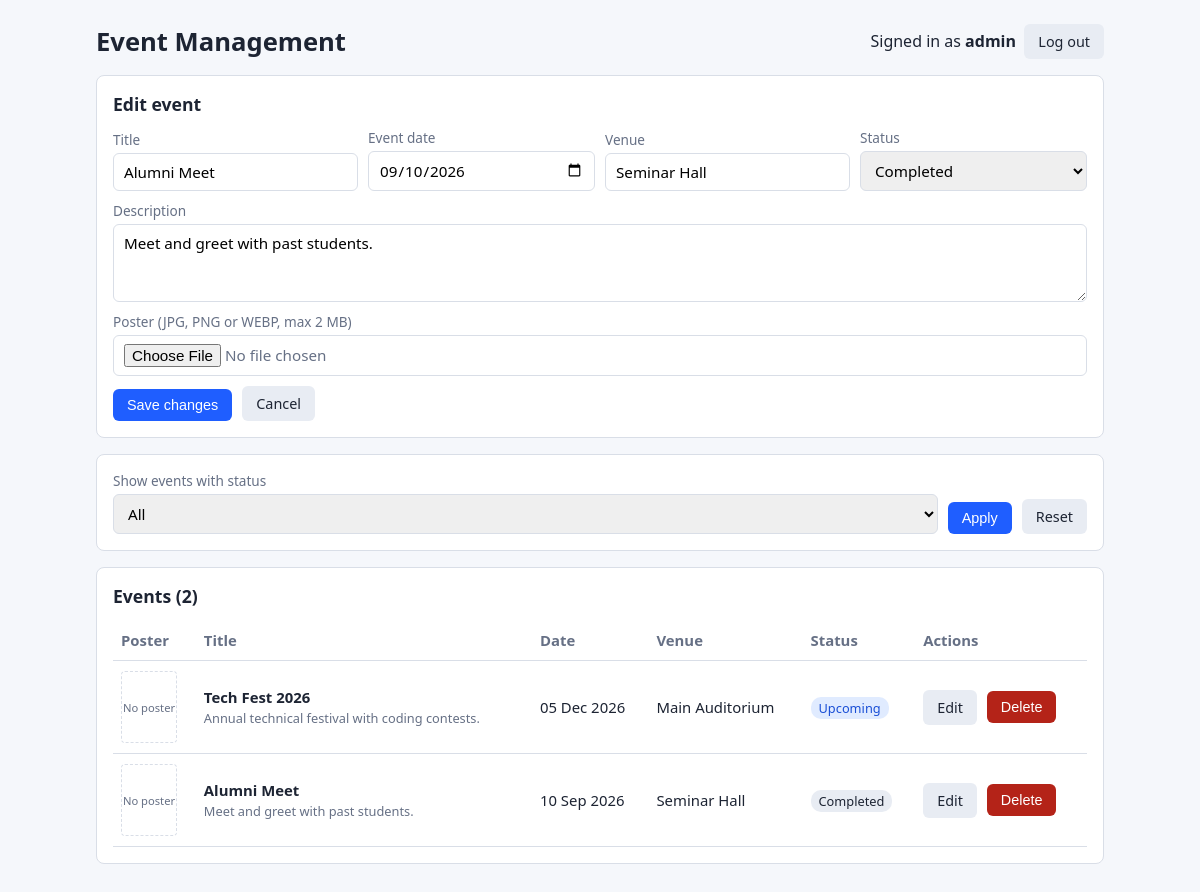
The app's page /index.php?edit=2 (signed in) with its own data.
### tables this page shows
CREATE TABLE events (
    id          INT AUTO_INCREMENT PRIMARY KEY,
    title       VARCHAR(150) NOT NULL,
    description TEXT,
    event_date  DATE         NOT NULL,
    venue       VARCHAR(150) NOT NULL,
    status      ENUM('Upcoming','Ongoing','Completed','Cancelled') NOT NULL DEFAULT 'Upcoming',
    poster      VARCHAR(100) DEFAULT NULL,
    created_at  TIMESTAMP DEFAULT CURRENT_TIMESTAMP
);

### config.php (called while the page is built, shortened)
<?php
function e($v) { return htmlspecialchars((string)$v, ENT_QUOTES, 'UTF-8'); }

### index.php (the view, shortened to what this page needs)
<?php
require 'config.php';
$editing = null;
if (isset($_GET['edit'])) {
    $eid = (int)$_GET['edit'];
    $stmt = $conn->prepare('SELECT * FROM events WHERE id = ?');
    $stmt->bind_param('i', $eid);
    $stmt->execute();
    $editing = $stmt->get_result()->fetch_assoc();
}
$filter = $_GET['status'] ?? '';
if (in_array($filter, STATUSES, true)) {
    $stmt = $conn->prepare('SELECT * FROM events WHERE status = ? ORDER BY event_date DESC');
    $stmt->bind_param('s', $filter);
} else {
    $stmt = $conn->prepare('SELECT * FROM events ORDER BY event_date DESC');
}
$stmt->execute();
$events = $stmt->get_result()->fetch_all(MYSQLI_ASSOC);
?>
<!DOCTYPE html>
<html lang="en">
<head>
</head>
<body>
<div class="wrap">
  <div class="top">
    <h1>Event Management</h1>
    <div>Signed in as <strong><?= e($_SESSION['admin']) ?></strong> &nbsp;<a class="btn secondary" href="logout.php">Log out</a></div>
  </div>
  <div class="card">
    <h2><?= $editing ? 'Edit event' : 'Add event' ?></h2>
    <form method="post" enctype="multipart/form-data" class="row">
      <label>Title
        <input name="title" required maxlength="150" value="<?= e($editing['title'] ?? '') ?>">
      </label>
      <label>Event date
        <input type="date" name="event_date" required value="<?= e($editing['event_date'] ?? '') ?>">
      </label>
      <label>Venue
        <input name="venue" required maxlength="150" value="<?= e($editing['venue'] ?? '') ?>">
      </label>
      <label>Status
        <select name="status" required>
          <?php foreach (STATUSES as $st): ?>
            <option <?= ($editing['status'] ?? 'Upcoming') === $st ? 'selected' : '' ?>><?= e($st) ?></option>
          <?php endforeach; ?>
        </select>
      </label>
      <label class="wide">Description
        <textarea name="description" rows="3"><?= e($editing['description'] ?? '') ?></textarea>
      </label>
      <label class="wide">Poster (JPG, PNG or WEBP, max <?= MAX_POSTER_MB ?> MB)
        <input type="file" name="poster" accept=".jpg,.jpeg,.png,.webp,image/jpeg,image/png,image/webp">
      </label>
      <button type="submit"><?= $editing ? 'Save changes' : 'Add event' ?></button>
      <?php if ($editing): ?><a class="btn secondary" href="index.php">Cancel</a><?php endif; ?>
    </form>
  </div>
  <div class="card">
    <form method="get" class="row">
      <label>Show events with status
        <select name="status">
          <option value="">All</option>
        </select>
      </label>
      <button type="submit">Apply</button>
      <a class="btn secondary" href="index.php">Reset</a>
    </form>
  </div>
  <div class="card">
    <h2>Events (<?= count($events) ?>)</h2>
    <div class="table-wrap">
      <table>
        <thead><tr><th>Poster</th><th>Title</th><th>Date</th><th>Venue</th><th>Status</th><th>Actions</th></tr></thead>
        <tbody>
        <?php foreach ($events as $ev): ?>
          <tr>
            <td>
              <?php if ($ev['poster']): ?>
                <img src="uploads/<?= e($ev['poster']) ?>" alt="Poster for <?= e($ev['title']) ?>">
              <?php else: ?><div class="noimg">No poster</div><?php endif; ?>
            </td>
            <td><strong><?= e($ev['title']) ?></strong><br><span class="hint"><?= e(mb_strimwidth((string)$ev['description'], 0, 70, '...')) ?></span></td>
            <td><?= e(date('d M Y', strtotime($ev['event_date']))) ?></td>
            <td><?= e($ev['venue']) ?></td>
            <td><span class="badge <?= e($ev['status']) ?>"><?= e($ev['status']) ?></span></td>
            <td class="actions">
              <a class="btn secondary" href="?edit=<?= (int)$ev['id'] ?>">Edit</a>
              <form method="post" class="inline"
                    onsubmit="return confirm('Delete &quot;<?= e(addslashes($ev['title'])) ?>&quot; and its poster? This cannot be undone.');">
                <button type="submit" class="danger">Delete</button>
              </form>
            </td>
          </tr>
        <?php endforeach; ?>
        </tbody>
      </table>
    </div>
  </div>
</div>
</body>
</html>

### index.php (style rules this page uses)
:root { --ink:#1d2433; --muted:#667085; --line:#d9dee7; --bg:#f5f7fb; --card:#fff; --accent:#1f5eff; --ok:#137a3d; --okbg:#e6f6ec; --err:#b42318; --errbg:#fdecea; }
* { box-sizing:border-box; }
body { margin:0; font-family:system-ui,Segoe UI,Arial,sans-serif; background:var(--bg); color:var(--ink); }
.wrap { max-width:1040px; margin:0 auto; padding:24px 16px 48px; }
.top { display:flex; justify-content:space-between; align-items:center; margin-bottom:16px; gap:12px; flex-wrap:wrap; }
h1 { font-size:1.6rem; margin:0; }
h2 { font-size:1.1rem; margin:0 0 12px; }
.card { background:var(--card); border:1px solid var(--line); border-radius:8px; padding:16px; margin-bottom:16px; }
.row { display:flex; gap:10px; flex-wrap:wrap; align-items:flex-end; }
label { display:flex; flex-direction:column; font-size:.85rem; color:var(--muted); gap:4px; flex:1 1 200px; }
label.wide { flex-basis:100%; }
input, select, textarea { padding:8px 10px; border:1px solid var(--line); border-radius:6px; font-size:.95rem; font-family:inherit; }
button, .btn { padding:8px 14px; border:0; border-radius:6px; background:var(--accent); color:#fff; font-size:.9rem; cursor:pointer; text-decoration:none; display:inline-block; }
.btn.secondary { background:#e8ecf3; color:var(--ink); }
button.danger { background:var(--err); }
.hint { font-size:.8rem; color:var(--muted); }
.table-wrap { overflow-x:auto; }
table { width:100%; border-collapse:collapse; font-size:.93rem; }
th, td { text-align:left; padding:10px 8px; border-bottom:1px solid var(--line); vertical-align:middle; }
th { color:var(--muted); font-weight:600; }
.noimg { width:56px; height:72px; border:1px dashed var(--line); border-radius:4px; display:flex; align-items:center; justify-content:center; font-size:.7rem; color:var(--muted); text-align:center; }
.badge { padding:2px 8px; border-radius:10px; font-size:.8rem; background:#e8ecf3; }
.badge.Upcoming { background:#e0ebff; color:#1a4fd6; }
td.actions { white-space:nowrap; }
td.actions > * { display:inline-block; vertical-align:middle; }
form.inline { margin:0 0 0 6px; }

### records on screen
events: title "Alumni Meet", event_date "09/10/2026", venue "Seminar Hall", description "Meet and greet with past students.", shows "No poster", event_date "10 Sep 2026", status "Completed"
events: shows "No poster", title "Tech Fest 2026", description "Annual technical festival with coding contests.", event_date "05 Dec 2026", venue "Main Auditorium", status "Upcoming"

### other values on screen
$_SESSION['admin'] "admin"
MAX_POSTER_MB "2"
count($events) "2"
form field status "Completed"
